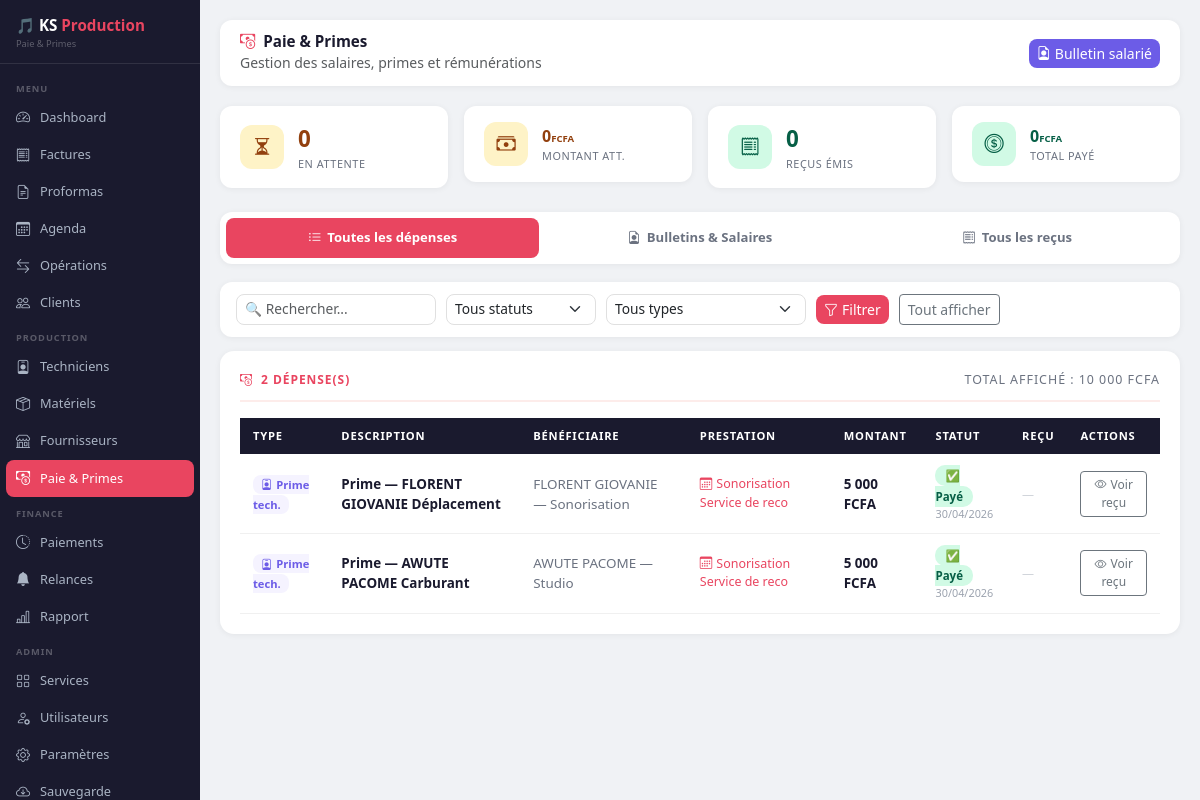
The app's page /paie (signed in) with its own data.
### database.py (models this page shows)
class DepensePrestation(db.Model):
    __tablename__   = 'depense_prestation'
    id              = db.Column(db.Integer, primary_key=True)
    evenement_id    = db.Column(db.Integer, db.ForeignKey('evenement.id'), nullable=False)
    type_depense    = db.Column(db.String(50),  nullable=False)
    description     = db.Column(db.String(200), nullable=False)
    beneficiaire    = db.Column(db.String(150), nullable=True)   # Nom libre
    technicien_id   = db.Column(db.Integer, db.ForeignKey('technicien.id'), nullable=True)
    technicien      = db.relationship('Technicien', backref='depenses', lazy=True)
    montant         = db.Column(db.Float,       default=0)
    statut          = db.Column(db.String(20),  default='En attente')  # Payé | En attente
    date_paiement   = db.Column(db.DateTime,    nullable=True)
    recu_id         = db.Column(db.Integer, db.ForeignKey('recu_paiement.id'), nullable=True)
    recu            = db.relationship('RecuPaiement', backref='depenses', lazy=True)
    operation_id    = db.Column(db.Integer,     nullable=True)
    date_creation   = db.Column(db.DateTime,    default=datetime.utcnow)
    cree_par        = db.Column(db.String(80),  nullable=True)

class Evenement(db.Model):
    __tablename__ = 'evenement'
    id            = db.Column(db.Integer, primary_key=True)
    titre         = db.Column(db.String(200), nullable=False)
    date          = db.Column(db.Date, default=datetime.utcnow)
    heure_debut   = db.Column(db.String(10), nullable=True)
    heure_fin     = db.Column(db.String(10), nullable=True)
    nom_client    = db.Column(db.String(150), nullable=True)
    service       = db.Column(db.String(200), nullable=True)
    section       = db.Column(db.String(50),  nullable=True)
    lieu          = db.Column(db.String(200), nullable=True)
    notes         = db.Column(db.Text,        nullable=True)
    statut        = db.Column(db.String(30),  default='Confirmé')
    cree_par      = db.Column(db.String(80),  nullable=True)
    date_creation = db.Column(db.DateTime,    default=datetime.utcnow)
    facture_id    = db.Column(db.Integer, db.ForeignKey('factures.id'), nullable=True)
    facture       = db.relationship('Facture', foreign_keys=[facture_id], lazy=True)

### app.py (the view)
@app.route('/paie')
def paie():
    if 'username' not in session: return redirect(url_for('login'))
    filtre_statut = request.args.get('statut', '')   # '' | 'Payé' | 'En attente'
    filtre_type   = request.args.get('type', '')
    filtre_q      = request.args.get('q', '')
    query = DepensePrestation.query
    if filtre_statut: query = query.filter_by(statut=filtre_statut)
    if filtre_type:   query = query.filter_by(type_depense=filtre_type)
    if filtre_q:      query = query.filter(DepensePrestation.description.ilike(f'%{filtre_q}%') |
                                            DepensePrestation.beneficiaire.ilike(f'%{filtre_q}%'))
    toutes_depenses = query.order_by(DepensePrestation.date_creation.desc()).all()
    for d in toutes_depenses:
        d._evt = Evenement.query.get(d.evenement_id)
        d._recu = RecuPaiement.query.get(d.recu_id) if d.recu_id else None
    attentes = [d for d in toutes_depenses if d.statut == 'En attente']
    payees   = [d for d in toutes_depenses if d.statut == 'Payé']
    recus = RecuPaiement.query.order_by(RecuPaiement.date.desc()).limit(50).all()
    techs = Technicien.query.filter_by(statut='Disponible').order_by(Technicien.nom).all()
    stats = {
        'nb_attente':      DepensePrestation.query.filter_by(statut='En attente').count(),
        'total_attente':   sum(d.montant for d in attentes),
        'total_paye':      sum(d.montant for d in payees),
        'total_paye_mois': db.session.query(db.func.sum(RecuPaiement.total_net)).scalar() or 0,
        'nb_recus':        RecuPaiement.query.count(),
    }
    return render_template('paie.html',
        toutes_depenses=toutes_depenses, attentes=attentes,
        recus=recus, techs=techs, stats=stats,
        filtre_statut=filtre_statut, filtre_type=filtre_type, filtre_q=filtre_q,
        types_depense=TYPES_DEPENSE, roles=ROLES_TECHNICIEN,
        username=session['username'], role=session['role'])

### templates/paie.html (shortened to what this page needs)
<!DOCTYPE html>
<html lang="fr">
<head>
    <link href="https://cdn.jsdelivr.net/npm/bootstrap@5.3.0/dist/css/bootstrap.min.css" rel="stylesheet">
    <link href="https://cdn.jsdelivr.net/npm/bootstrap-icons@1.10.5/font/bootstrap-icons.css" rel="stylesheet">
</head>
<body>
<div class="sidebar" id="sidebar">
    <div class="brand">🎵 KS <span>Production</span><small>Paie & Primes</small></div>
    <nav>
        <div class="nav-section">Menu</div>
        <a href="/dashboard"  class="nav-link"><i class="bi bi-speedometer2"></i> Dashboard</a>
        <a href="/factures"   class="nav-link"><i class="bi bi-receipt"></i> Factures</a>
        <a href="/proformas"  class="nav-link"><i class="bi bi-file-earmark-text"></i> Proformas</a>
        <a href="/agenda"     class="nav-link"><i class="bi bi-calendar3"></i> Agenda</a>
        <a href="/operations" class="nav-link"><i class="bi bi-arrow-left-right"></i> Opérations</a>
        <a href="/clients"    class="nav-link"><i class="bi bi-people"></i> Clients</a>
        <div class="nav-section">Production</div>
        <a href="/techniciens"  class="nav-link"><i class="bi bi-person-badge"></i> Techniciens</a>
        <a href="/materiels"    class="nav-link"><i class="bi bi-box-seam"></i> Matériels</a>
        <a href="/fournisseurs" class="nav-link"><i class="bi bi-shop"></i> Fournisseurs</a>
        <a href="/paie"         class="nav-link active"><i class="bi bi-cash-coin"></i> Paie & Primes</a>
        <div class="nav-section">Finance</div>
        <a href="/paiements"  class="nav-link"><i class="bi bi-clock-history"></i> Paiements</a>
        <a href="/relances"   class="nav-link"><i class="bi bi-bell-fill"></i> Relances</a>
        <a href="/rapport"    class="nav-link"><i class="bi bi-bar-chart-line"></i> Rapport</a>
        {% if role == 'Administrateur' %}
        <div class="nav-section">Admin</div>
        <a href="/services"    class="nav-link"><i class="bi bi-grid"></i> Services</a>
        <a href="/utilisateurs" class="nav-link"><i class="bi bi-person-gear"></i> Utilisateurs</a>
        <a href="/parametres"  class="nav-link"><i class="bi bi-gear"></i> Paramètres</a>
        <a href="/sauvegarde"  class="nav-link"><i class="bi bi-cloud-arrow-down"></i> Sauvegarde</a>
        {% endif %}
    </nav>
</div>
<div class="main-content">
    <div class="topbar">
        <div>
            <h5><i class="bi bi-cash-coin me-2" style="color:var(--ks-accent);"></i>Paie & Primes</h5>
            <small class="text-muted">Gestion des salaires, primes et rémunérations</small>
        </div>
        <div class="d-flex gap-2">
            <button class="btn btn-sm btn-violet" data-bs-toggle="modal" data-bs-target="#modalBulletin">
                <i class="bi bi-file-earmark-person me-1"></i>Bulletin salarié
            </button>
        </div>
    </div>
    <div class="row g-3 mb-4">
        <div class="col-6 col-lg-3">
            <div class="stat-card">
                <div class="stat-ico" style="background:#fef3c7;color:#92400e;"><i class="bi bi-hourglass-split"></i></div>
                <div><div class="stat-val" style="color:#92400e;">{{ stats.nb_attente }}</div><div class="stat-lbl">En attente</div></div>
            </div>
        </div>
        <div class="col-6 col-lg-3">
            <div class="stat-card">
                <div class="stat-ico" style="background:#fef3c7;color:#92400e;"><i class="bi bi-cash-stack"></i></div>
                <div><div class="stat-val" style="color:#92400e; font-size:1rem;">{{ "{:,.0f}".format(stats.total_attente).replace(',', ' ') }}<small style="font-size:.6rem;">FCFA</small></div><div class="stat-lbl">Montant att.</div></div>
            </div>
        </div>
        <div class="col-6 col-lg-3">
            <div class="stat-card">
                <div class="stat-ico" style="background:#d1fae5;color:#065f46;"><i class="bi bi-receipt"></i></div>
                <div><div class="stat-val" style="color:#065f46;">{{ stats.nb_recus }}</div><div class="stat-lbl">Reçus émis</div></div>
            </div>
        </div>
        <div class="col-6 col-lg-3">
            <div class="stat-card">
                <div class="stat-ico" style="background:#d1fae5;color:#065f46;"><i class="bi bi-coin"></i></div>
                <div><div class="stat-val" style="color:#065f46; font-size:1rem;">{{ "{:,.0f}".format(stats.total_paye_mois).replace(',', ' ') }}<small style="font-size:.6rem;">FCFA</small></div><div class="stat-lbl">Total payé</div></div>
            </div>
        </div>
    </div>
    <div class="tabs-bar">
        <button class="tab-btn active" id="tabBtnDepenses" onclick="showTab('depenses', this)">
            <i class="bi bi-list-ul"></i> Toutes les dépenses
        </button>
        <button class="tab-btn" id="tabBtnBulletins" onclick="showTab('bulletins', this)">
            <i class="bi bi-file-earmark-person"></i> Bulletins & Salaires
        </button>
        <button class="tab-btn" id="tabBtnRecus" onclick="showTab('recus', this)">
            <i class="bi bi-receipt"></i> Tous les reçus
        </button>
    </div>
    <div class="tab-content active" id="tab-depenses">
        <form method="GET" action="/paie" id="formFiltres">
        <div style="background:#fff;border-radius:12px;padding:12px 16px;margin-bottom:14px;box-shadow:0 1px 6px rgba(0,0,0,.06);display:flex;gap:10px;flex-wrap:wrap;align-items:center;">
            <input type="text" name="q" class="form-control form-control-sm" style="max-width:200px;" placeholder="🔍 Rechercher..." value="{{ filtre_q }}">
            <select name="statut" class="form-select form-select-sm" style="max-width:150px;">
                <option value="">Tous statuts</option>
            </select>
            <select name="type" class="form-select form-select-sm" style="max-width:200px;">
                <option value="">Tous types</option>
            </select>
            <button type="submit" class="btn btn-sm btn-ks"><i class="bi bi-funnel me-1"></i>Filtrer</button>
            <a href="/paie" class="btn btn-sm btn-outline-secondary">Tout afficher</a>
        </div>
        </form>
        {% if toutes_depenses %}
        <div class="card-ks">
            <div class="card-title-ks">
                <i class="bi bi-cash-coin"></i> {{ toutes_depenses|length + recus|length }} dépense(s)
                <span style="margin-left:auto; font-size:.78rem; font-weight:400; color:#6b7280;">
                    Total affiché : {{ "{:,.0f}".format((toutes_depenses|sum(attribute='montant')) + (recus|sum(attribute='total_net'))).replace(',', ' ') }} FCFA
                </span>
            </div>
            <table class="table-att">
                <thead>
                    <tr>
                        <th>Type</th>
                        <th>Description</th>
                        <th>Bénéficiaire</th>
                        <th>Prestation</th>
                        <th>Montant</th>
                        <th>Statut</th>
                        <th>Reçu</th>
                        <th>Actions</th>
                    </tr>
                </thead>
                <tbody>
                {% for d in toutes_depenses %}
                <tr>
                    <td>
                        {% if d.type_depense == 'Prime technicien' %}
                            <span class="type-badge t-prime"><i class="bi bi-person-badge me-1"></i>Prime tech.</span>
                        {% elif d.type_depense == 'Rémunération musicien' %}
                            <span class="type-badge t-musiq"><i class="bi bi-music-note me-1"></i>Musicien</span>
                        {% elif d.type_depense == 'Consommable' %}
                            <span class="type-badge t-conso"><i class="bi bi-box me-1"></i>Consommable</span>
                        {% else %}
                            <span class="type-badge t-autre">{{ d.type_depense }}</span>
                        {% endif %}
                    </td>
                    <td style="font-weight:600; color:#1a1a2e;">{{ d.description }}</td>
                    <td style="color:#6b7280;">{{ d.beneficiaire or '—' }}</td>
                    <td style="font-size:.78rem; color:var(--ks-accent);">
                        {% if d._evt %}<i class="bi bi-calendar3 me-1"></i>{{ d._evt.titre[:28] }}{% else %}—{% endif %}
                    </td>
                    <td style="font-weight:800; color:#1a1a2e;">{{ "{:,.0f}".format(d.montant).replace(',', ' ') }} FCFA</td>
                    <td>
                        {% if d.statut == 'Payé' %}
                            <span class="badge-paye">✅ Payé</span>
                            {% if d.date_paiement %}<div style="font-size:.68rem;color:#9ca3af;">{{ d.date_paiement.strftime('%d/%m/%Y') }}</div>{% endif %}
                        {% else %}
                            <span class="badge-att">⏳ En attente</span>
                        {% endif %}
                    </td>
                    <td>
                        {% if d._recu %}
                            <button onclick="ouvrirRecu('{{ d._recu.id }}')" style="font-size:.75rem;color:var(--ks-accent);font-weight:700;text-decoration:none;background:none;border:none;cursor:pointer;padding:0;">
                                <i class="bi bi-receipt me-1"></i>{{ d._recu.numero }}
                            </button>
                        {% else %}
                            <span style="color:#d1d5db;font-size:.75rem;">—</span>
                        {% endif %}
                    </td>
                    <td>
                        {% if d.statut == 'En attente' %}
                        <button class="btn btn-sm btn-ks" onclick="payerDepense({{ d.id }}, '{{ d.beneficiaire or d.description }}', {{ d.montant }})">
                            <i class="bi bi-check-circle me-1"></i>Payer & Reçu
                        </button>
                        {% else %}
                        <button onclick="ouvrirRecu('{{ d.recu_id }}')" class="btn btn-sm btn-outline-secondary" style="font-size:.75rem;">
                            <i class="bi bi-eye me-1"></i>Voir reçu
                        </button>
                        {% endif %}
                    </td>
                </tr>
                {% endfor %}
                </tbody>
            </table>
        </div>
        {% else %}
        <div class="text-center py-5">
            <div style="font-size:3rem; margin-bottom:12px;">💸</div>
            <h6 style="color:#6b7280;">Aucune dépense enregistrée</h6>
            <p style="font-size:.84rem; color:#9ca3af;">Les dépenses des prestations apparaîtront ici.</p>
        </div>
        {% endif %}
    </div>
</div>
</body>
</html>

### records on screen
DepensePrestation: type_depense "Prime technicien" (drawn), description "Prime — FLORENT GIOVANIE Déplacement", beneficiaire "FLORENT GIOVANIE — Sonorisation", _evt "Sonorisation Service de reco", montant "5 000", date_paiement "30/04/2026"
DepensePrestation: type_depense "Prime technicien" (drawn), description "Prime — AWUTE PACOME Carburant", beneficiaire "AWUTE PACOME — Studio", _evt "Sonorisation Service de reco", montant "5 000", date_paiement "30/04/2026"

### other values on screen
{{ stats.nb_attente }} "0"
{{ "{:,.0f}".format(stats.total_attente).replace(',', ' ') }} "0"
{{ stats.nb_recus }} "0"
{{ "{:,.0f}".format(stats.total_paye_mois).replace(',', ' ') }} "0"
{{ toutes_depenses|length + recus|length }} "2"
